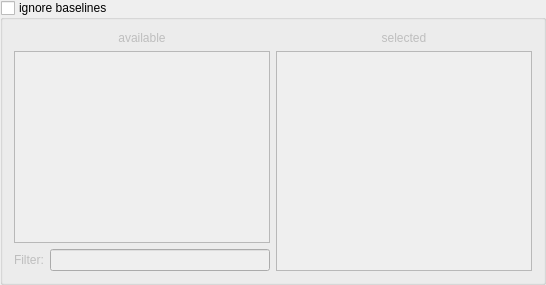
        <widget class="QGroupBox" name="groupBox_ignoreBaselines">
         <property name="toolTip">
          <string>ignore baselines for scans to this source</string>
         </property>
         <property name="statusTip">
          <string>ignore baselines for scans to this source</string>
         </property>
         <property name="whatsThis">
          <string>&lt;html&gt;&lt;head/&gt;&lt;body&gt;&lt;p&gt;Select baselines which should be ignored observations to this source. &lt;/p&gt;&lt;p&gt;&lt;br/&gt;&lt;/p&gt;&lt;p&gt;This means observations on this baselines are &lt;span style=&quot; font-weight:600;&quot;&gt;never&lt;/span&gt; considered for this scans. They won't effect the scan duration, are not countet for the number of observations and they will not appear in output files.&lt;/p&gt;&lt;/body&gt;&lt;/html&gt;</string>
         </property>
         <property name="title">
          <string>ignore baselines</string>
         </property>
         <property name="checkable">
          <bool>true</bool>
         </property>
         <property name="checked">
          <bool>false</bool>
         </property>
         <layout class="QVBoxLayout" name="verticalLayout_14">
          <item>
           <layout class="QHBoxLayout" name="horizontalLayout_6">
            <item>
             <layout class="QVBoxLayout" name="verticalLayout_6">
              <item>
               <widget class="QLabel" name="label_17">
                <property name="text">
                 <string>available</string>
                </property>
                <property name="alignment">
                 <set>Qt::AlignCenter</set>
                </property>
               </widget>
              </item>
              <item>
               <widget class="QListView" name="listView_ignoreBaselines">
                <property name="toolTip">
                 <string>list of available baselines</string>
                </property>
                <property name="statusTip">
                 <string>list of available baselines</string>
                </property>
                <property name="whatsThis">
                 <string>&lt;html&gt;&lt;head/&gt;&lt;body&gt;&lt;p&gt;Click on item to select member.&lt;/p&gt;&lt;/body&gt;&lt;/html&gt;</string>
                </property>
                <property name="editTriggers">
                 <set>QAbstractItemView::NoEditTriggers</set>
                </property>
               </widget>
              </item>
              <item>
               <layout class="QHBoxLayout" name="horizontalLayout_7">
                <item>
                 <widget class="QLabel" name="label_18">
                  <property name="text">
                   <string>Filter:</string>
                  </property>
                 </widget>
                </item>
                <item>
                 <widget class="QLineEdit" name="lineEdit_filter_ignoreBaselines">
                  <property name="toolTip">
                   <string>filter list of available baselines</string>
                  </property>
                  <property name="statusTip">
                   <string>filter list of available baselines</string>
                  </property>
                  <property name="inputMask">
                   <string/>
                  </property>
                  <property name="text">
                   <string/>
                  </property>
                 </widget>
                </item>
               </layout>
              </item>
             </layout>
            </item>
            <item>
             <layout class="QVBoxLayout" name="verticalLayout_7">
              <item>
               <widget class="QLabel" name="label_19">
                <property name="text">
                 <string>selected</string>
                </property>
                <property name="alignment">
                 <set>Qt::AlignCenter</set>
                </property>
               </widget>
              </item>
              <item>
               <widget class="QListWidget" name="listWidget_selectedIgnoreBaselines">
                <property name="toolTip">
                 <string>list of baselines to ignore in a scan</string>
                </property>
                <property name="statusTip">
                 <string>list of baselines to ignore in a scan</string>
                </property>
                <property name="whatsThis">
                 <string>&lt;html&gt;&lt;head/&gt;&lt;body&gt;&lt;p&gt;Click on source to deselect member. &lt;/p&gt;&lt;/body&gt;&lt;/html&gt;</string>
                </property>
                <property name="editTriggers">
                 <set>QAbstractItemView::NoEditTriggers</set>
                </property>
               </widget>
              </item>
             </layout>
            </item>
           </layout>
          </item>
         </layout>
         <zorder></zorder>
        </widget>
